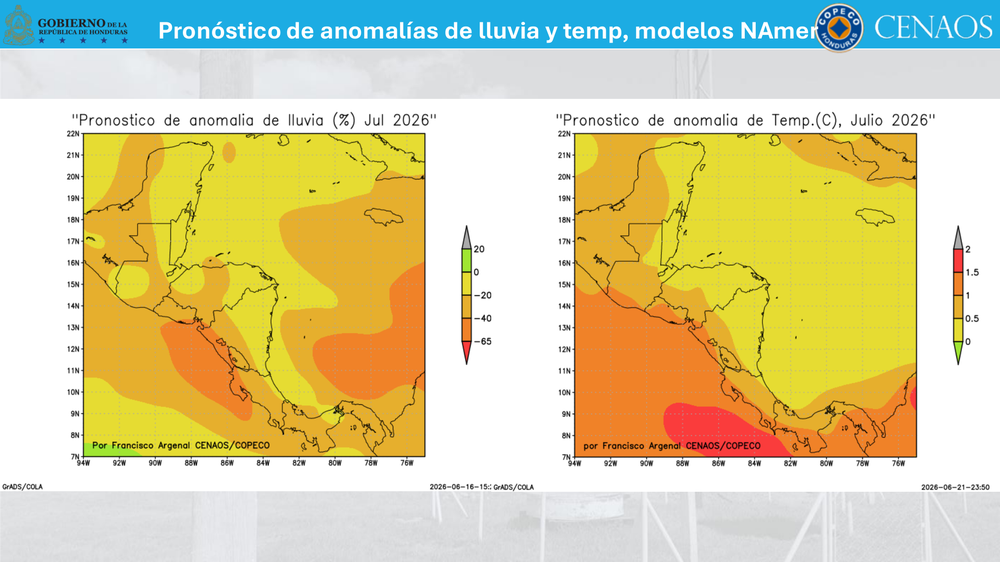
#> input picture datamaps/baseline/page_4.png, 1000 x 562 px, shrunk from 1920 x 1080 before the run
$ python split_maps.py ../baseline/page_4.png
#> lines starting #> are read from the running program, lines starting #| are printed output that depends on the picture
import cv2
import sys
import argparse
from pathlib import Path

def split_image(image_path, output_dir="report"):
#> called with image_path = '../baseline/page_4.png', output_dir = 'report'
    img = cv2.imread(image_path)
#> img is the input picture: shape (562, 1000, 3); mean B, G, R 160.8, 208.5, 215.6
    if img is None:
        print(f"Error loading {image_path}")
        return

    h, w, _ = img.shape
#> h = 562; w = 1000
    mid = w // 2
#> mid = 500

    # Crop left and right halves
    left = img[:, :mid]
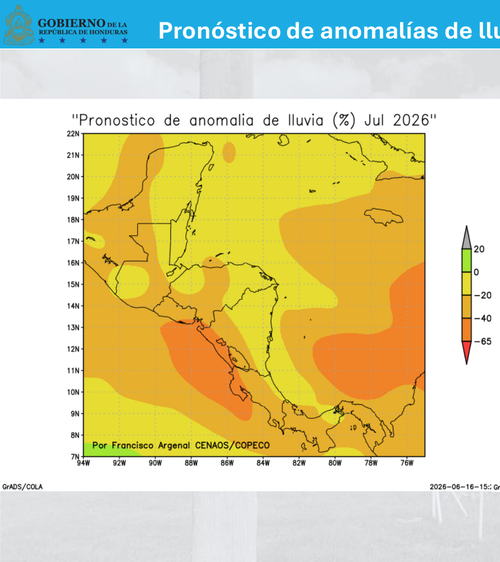
#> left: shape (562, 500, 3); mean B, G, R 161.3, 210.3, 215.2
    right = img[:, mid:]
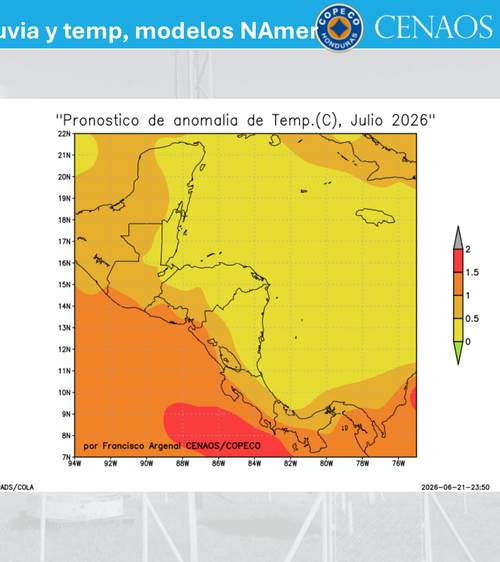
#> right: shape (562, 500, 3); mean B, G, R 160.2, 206.8, 215.9

    base_name = Path(image_path).stem
    left_path = Path(output_dir) / f"{base_name}_left.png"
    right_path = Path(output_dir) / f"{base_name}_right.png"

    cv2.imwrite(str(left_path), left)
    cv2.imwrite(str(right_path), right)

    print(f"Split {image_path} into:")
    print(f"  - {left_path} ({left.shape[1]}x{left.shape[0]})")
#|   - report/page_4_left.png (500x562)
    print(f"  - {right_path} ({right.shape[1]}x{right.shape[0]})")
#|   - report/page_4_right.png (500x562)

if __name__ == "__main__":
    parser = argparse.ArgumentParser()
    parser.add_argument("image", help="Image to split")
    args = parser.parse_args()
    split_image(args.image)
